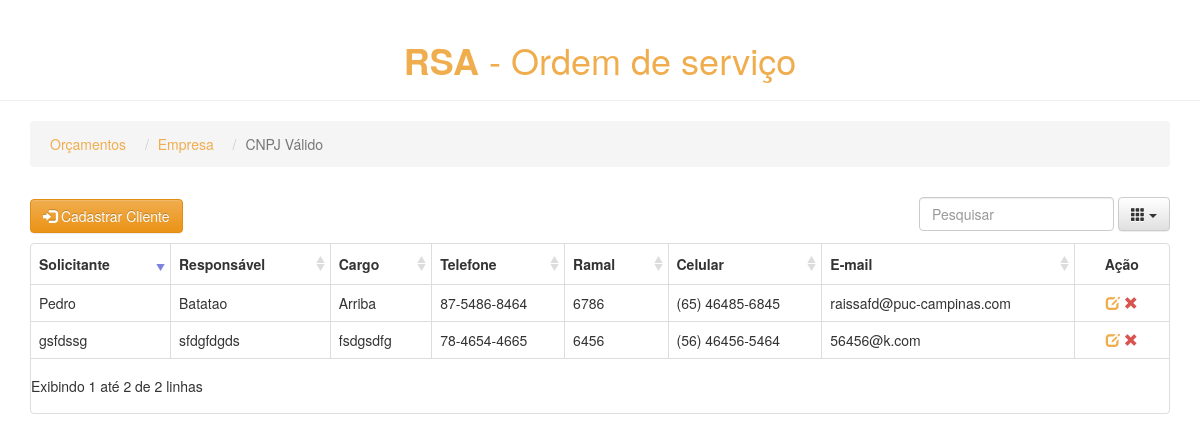
Before: /pros/empresas/3/ with the older database file.
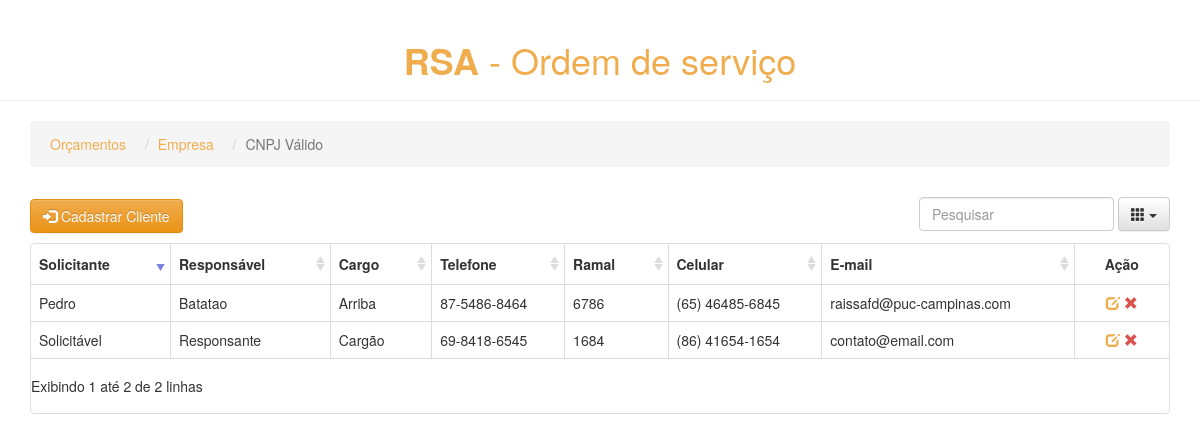
After: the same page with the newer database file.
### pros/models.py (models this page shows, shortened)
class Cliente(models.Model):
    empresa = models.ForeignKey(Empresa, on_delete=models.CASCADE)
    solicitante = models.CharField(max_length=100)
    responsavel = models.CharField(max_length=100)
    cargo = models.CharField(max_length=100, blank=True)
    tel = models.CharField(max_length=50)
    ramal = models.CharField(max_length=50)
    cel = models.CharField(max_length=50)
    email = models.CharField(max_length=200)

### pros/views.py (the view)
# urls.py: url(r'^empresas/(?P<empresa_id>[0-9]+)/$', views.clientes, name='clientes'),
def clientes(request, empresa_id):
    client_list = Cliente.objects.filter(empresa_id=empresa_id)
    nome_empresa = Empresa.objects.filter(id=empresa_id).get().nome_empresa
    return render(request, 'pros/clientes.html', {'client_list': client_list, 'nome_empresa': nome_empresa,
                                                    'empresa_id': empresa_id})

### pros/templates/pros/clientes.html (shortened to what this page needs)
<!DOCTYPE HTML>
{% include 'pros/base.html' %}
{% load staticfiles %}
<html lang="pt-br">
    <head>
    </head>
    <body>
        <header class="page-header text-center color-link-cliente">
            <h1><strong>RSA</strong> - Ordem de serviço</h1>
        </header>
        <div class="container">
            <ul class="breadcrumb">
                <li><a class="color-link-cliente" href="{% url 'pros:index' %}">Orçamentos</a></li>
                <li><a class="color-link-cliente" href="{% url 'pros:empresas' %}">Empresa</a> </li>
                <li class="active">{{ nome_empresa }}</li>
            </ul>
            <div id="toolbar-cliente">
                <a type="button" class="btn btn-warning btn-cadastro" href="{% url 'pros:cadastro_cliente' empresa_id=empresa_id %}">
                    <i class="glyphicon glyphicon-log-in"></i> Cadastrar Cliente
                </a>
            </div>
            <table data-toggle="table"
                data-toolbar="#toolbar-cliente"
                data-search="true"
                data-sort-name="solicitante"
                data-sort-order="desc"
                data-pagination="true"
                data-show-footer="false"
                data-page-list="[10, 25, 50, 100, ALL]"
                data-minimum-count-columns="2"
                data-show-columns="true">
                <thead>
                    <tr>
                        <th data-field="solicitante" data-sortable="true">Solicitante</th>
                        <th data-field="responsavel" data-sortable="true">Responsável</th>
                        <th data-field="cargo" data-sortable="true">Cargo</th>
                        <th data-field="tel" data-sortable="true">Telefone</th>
                        <th data-field="ramal" data-sortable="true">Ramal</th>
                        <th data-field="cel" data-sortable="true">Celular</th>
                        <th data-field="email" data-sortable="true">E-mail</th>
                        <th data-field="action" class="col-md-1" data-align="center">Ação</th>
                    </tr>
                </thead>
                <tbody>
                    {% for clientes in client_list %}
                        <tr>
                            <td class="text-overflow">{{ clientes.solicitante }}</td>
                            <td class="text-overflow">{{ clientes.responsavel }}</td>
                            <td class="text-overflow">{{ clientes.cargo }}</td>
                            <td class="text-overflow">{{ clientes.tel }}</td>
                            <td class="text-overflow">{{ clientes.ramal }}</td>
                            <td class="text-overflow">{{ clientes.cel }}</td>
                            <td class="text-overflow">{{ clientes.email }}</td>
                            <td class="col-md-1" data-align="center">
                                <a class="edit ml10" href="update_cliente/{{ clientes.id }}" title="Edit">
                                    <i class="glyphicon glyphicon-edit color-link-cliente"></i>
                                </a>
                                <a class="remove ml10 remove-client" title="Remove" data-toggle="modal" href="#"
                                   data-id="{{ clientes.id }}" data-name="{{ clientes.solicitante }}"
                                   data-target="#client-del">
                                    <i class="glyphicon glyphicon-remove color-delete"></i>
                                </a>
                            </td>
                        </tr>
                    {% endfor %}
                </tbody>
            </table>
        </div>
    </body>
</html>

Changed rows visible on the page:
removed Cliente: solicitante "gsfdssg", responsavel "sfdgfdgds", cargo "fsdgsdfg", tel "78-4654-4665", ramal "6456", cel "(56) 46456-5464", email "56456@k.com"
added Cliente: solicitante "Solicitável", responsavel "Responsante", cargo "Cargão", tel "69-8418-6545", ramal "1684", cel "(86) 41654-1654", email "contato@email.com"
